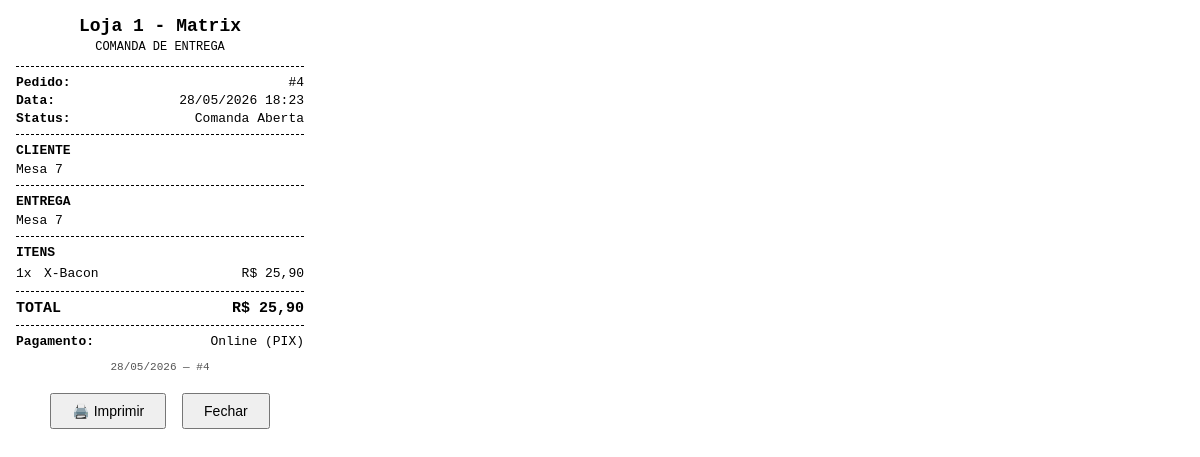
The page /dashboard/order/4/print/ (signed in) on the database its author committed.
### core/models.py (models this page shows, shortened)
class TenantAwareModel(models.Model):
    store = models.ForeignKey(
        Store,
        on_delete=models.CASCADE,
        related_name="%(class)s_related"
    )
    objects = TenantManager()
    class Meta:
        abstract = True

class Order(TenantAwareModel):
    class Status(models.TextChoices):
        OPEN = 'OPEN', 'Comanda Aberta'
        PENDING = 'PENDING', 'Pendente'
        CONFIRMED = 'CONFIRMED', 'Confirmado'
        PREPARING = 'PREPARING', 'Preparando'
        DELIVERING = 'DELIVERING', 'Em trânsito'
        COMPLETED = 'COMPLETED', 'Concluído'
        CANCELED = 'CANCELED', 'Cancelado'
    class PaymentMethod(models.TextChoices):
        ONLINE = 'online', 'Online (MP)'
        CASH = 'cash', 'Dinheiro'
        CARD = 'card', 'Cartão na Maquininha'
    class CardType(models.TextChoices):
        CREDIT = 'credit', 'Crédito'
        DEBIT = 'debit', 'Débito'
    user = models.ForeignKey('auth.User', on_delete=models.SET_NULL, null=True, blank=True)
    customer_name = models.CharField(max_length=255)
    customer_phone = models.CharField(max_length=20)
    customer_email = models.CharField(max_length=254, blank=True, default='')
    delivery_address = models.TextField()
    status = models.CharField(
        max_length=20,
        choices=Status.choices,
        default=Status.PENDING
    )
    total_amount = models.DecimalField(max_digits=10, decimal_places=2, default=Decimal('0.00'))
    delivery_fee = models.DecimalField(max_digits=10, decimal_places=2, default=Decimal('0.00'))
    payment_method = models.CharField(
        max_length=10,
        choices=PaymentMethod.choices,
        default=PaymentMethod.ONLINE,
    )
    change_amount = models.DecimalField(
        max_digits=10, decimal_places=2,
        null=True, blank=True,
        help_text='Troco solicitado quando payment_method=cash. None = sem troco.',
    )
    card_type = models.CharField(
        max_length=10,
        choices=CardType.choices,
        blank=True, default='',
        help_text='Tipo de cartão quando payment_method=card.',
    )
    mp_payment_id = models.CharField(
        max_length=64,
        null=True,
        blank=True,
        unique=True,
        db_index=True,
    )
    mp_preference_id = models.CharField(max_length=255, blank=True, default='', db_index=True)
    table_label = models.CharField(max_length=100, blank=True, default='')
    created_at = models.DateTimeField(auto_now_add=True)

class Store(models.Model):
    name = models.CharField(max_length=255)
    subdomain = models.CharField(max_length=255, unique=True)
    is_active = models.BooleanField(default=True)
    logo = models.ImageField(upload_to='store_logos/', null=True, blank=True)
    cover_image = models.ImageField(upload_to='store_covers/', null=True, blank=True)
    mercadopago_access_token = models.CharField(max_length=255, blank=True, null=True, help_text="Token de acesso do MercadoPago para esta loja")
    delivery_fee = models.DecimalField(
        max_digits=10, decimal_places=2,
        default=Decimal('0.00'),
        validators=[MinValueValidator(Decimal('0.00'))],
        help_text="Taxa de entrega cobrada nos pedidos online. 0,00 = entrega gratuita."
    )
    free_delivery_threshold = models.DecimalField(
        max_digits=10, decimal_places=2,
        null=True, blank=True, default=None,
        validators=[MinValueValidator(Decimal('0.00'))],
        help_text="Pedidos com subtotal >= este valor ganham entrega gratuita. Nulo = recurso desativado."
    )
    delivery_enabled = models.BooleanField(
        default=True,
        help_text="Quando False, a loja não aceita novos pedidos online."
    )
    payment_online_enabled = models.BooleanField(
        default=True,
        help_text="Aceitar pagamento online via MercadoPago (PIX/Checkout Pro)."
    )
    payment_cash_enabled = models.BooleanField(
        default=True,
        help_text="Aceitar pagamento em dinheiro na entrega."
    )
    payment_card_enabled = models.BooleanField(
        default=True,
        help_text="Aceitar pagamento com cartão na maquininha."
    )
    created_at = models.DateTimeField(auto_now_add=True)
    updated_at = models.DateTimeField(auto_now=True)
    owner = models.OneToOneField(
        'auth.User',
        on_delete=models.SET_NULL,
        null=True,
        blank=True,
        related_name='owned_store',
    )

class OrderItem(TenantAwareModel):
    order = models.ForeignKey(Order, on_delete=models.CASCADE, related_name='items')
    product = models.ForeignKey(Product, on_delete=models.CASCADE)
    quantity = models.PositiveIntegerField(default=1)
    unit_price = models.DecimalField(max_digits=10, decimal_places=2)
    @property
    def total_price(self):
        return self.quantity * self.unit_price

class Product(TenantAwareModel):
    category = models.ForeignKey(Category, on_delete=models.CASCADE, related_name='products')
    name = models.CharField(max_length=255)
    description = models.TextField(blank=True)
    price = models.DecimalField(max_digits=10, decimal_places=2)
    image = models.ImageField(upload_to='products/', null=True, blank=True)
    is_available = models.BooleanField(default=True)

### core/views.py (the view)
# urls.py: path('dashboard/order/<int:order_id>/print/', views.order_print, name='order_print'),
@login_required
def order_print(request, order_id):
    if not user_can_manage_store(request):
        return HttpResponse(status=403)
    order = get_object_or_404(Order, id=order_id)
    return render(request, 'core/manager/order_print.html', {'order': order})

### core/cart.py (called while the page is built)
    def get_total_price(self):
        return sum(Decimal(item['price']) * item['quantity'] for item in self.cart.values())

### core/context_processors.py (called while the page is built)
def theme_preference(request):
    user = getattr(request, 'user', None)
    if user is None or not user.is_authenticated:
        return {'theme_pref': 'system'}
    settings_obj = getattr(user, 'settings', None)
    theme = getattr(settings_obj, 'theme', None) if settings_obj else None
    return {'theme_pref': theme or 'system'}

### core/models.py (called while the page is built)
    def get_queryset(self):
        tenant = get_current_tenant()
        if tenant:
            return super().get_queryset().filter(store=tenant)
        return super().get_queryset()

### core/utils.py (called while the page is built)
def get_current_tenant():
    return _tenant_context.get()

def set_current_tenant(tenant):
    token = _tenant_context.set(tenant)
    return token

def reset_current_tenant(token):
    _tenant_context.reset(token)

### core/views.py (called while the page is built)
def user_can_manage_store(request):
    if request.user.is_staff:
        return True
    if request.tenant is None:
        return False
    return getattr(request.user, 'owned_store', None) == request.tenant

### templates/core/manager/order_print.html (shortened to what this page needs)
<!DOCTYPE html>
<html lang="pt-br">
<head>
</head>
<body>
    <h1>{{ order.store.name|default:"Loja" }}</h1>
    <div class="store">COMANDA DE ENTREGA</div>
    <hr>
    <div class="row"><span class="label">Pedido:</span> <span>#{{ order.id }}</span></div>
    <div class="row"><span class="label">Data:</span> <span>{{ order.created_at|date:"d/m/Y H:i" }}</span></div>
    <div class="row"><span class="label">Status:</span> <span>{{ order.get_status_display }}</span></div>
    <hr>
    <div class="label" style="margin-bottom:4px">CLIENTE</div>
    <div>{{ order.customer_name }}</div>
    <hr>
    <div class="label" style="margin-bottom:4px">ENTREGA</div>
    <div style="word-break:break-word">{{ order.delivery_address }}</div>
    <hr>
    <div class="label" style="margin-bottom:4px">ITENS</div>
    <div class="items">
        <table>
            {% for item in order.items.all %}
            <tr>
                <td class="qty">{{ item.quantity }}x</td>
                <td>{{ item.product.name }}</td>
                <td class="price">R$ {{ item.total_price }}</td>
            </tr>
            {% endfor %}
        </table>
    </div>
    <hr>
    <div class="row total"><span>TOTAL</span><span>R$ {{ order.total_amount }}</span></div>
    <hr>
    <div class="row"><span class="label">Pagamento:</span>
        <span>
            {% if order.payment_method == 'cash' %}Dinheiro{% elif order.payment_method == 'card' %}Cartão ({{ order.get_card_type_display|default:"" }}){% else %}Online (PIX){% endif %}
        </span>
    </div>
    <div class="footer">{{ order.created_at|date:"d/m/Y" }} — #{{ order.id }}</div>
    <div class="no-print" style="margin-top:20px; text-align:center">
        <button onclick="window.print()" style="padding:8px 20px; font-size:14px; cursor:pointer;">🖨️ Imprimir</button>
        <button onclick="window.close()" style="padding:8px 20px; font-size:14px; cursor:pointer; margin-left:8px;">Fechar</button>
    </div>
</body>
</html>

### templates/core/manager/order_print.html (style rules this page uses)
* { margin: 0; padding: 0; box-sizing: border-box; }
body { font-family: 'Courier New', monospace; font-size: 13px; color: #000; background: #fff; padding: 16px; max-width: 320px; }
h1 { font-size: 18px; font-weight: bold; text-align: center; margin-bottom: 4px; }
.store { text-align: center; font-size: 12px; margin-bottom: 12px; }
hr { border: none; border-top: 1px dashed #000; margin: 8px 0; }
.row { display: flex; justify-content: space-between; margin: 3px 0; }
.label { font-weight: bold; }
.items table { width: 100%; border-collapse: collapse; margin-top: 4px; }
.items td { padding: 2px 0; vertical-align: top; }
.items td.qty { width: 28px; }
.items td.price { text-align: right; white-space: nowrap; }
.total { font-size: 15px; font-weight: bold; }
.footer { text-align: center; font-size: 11px; margin-top: 12px; color: #555; }

### rows shown on the page
Order: store.name "Loja 1 - Matrix", id "4", created_at "28/05/2026 18:23", status "Comanda Aberta", customer_name "Mesa 7", delivery_address "Mesa 7", total_amount "25,90", created_at "28/05/2026"
OrderItem: quantity "1", product.name "X-Bacon", total_price "25,90"
